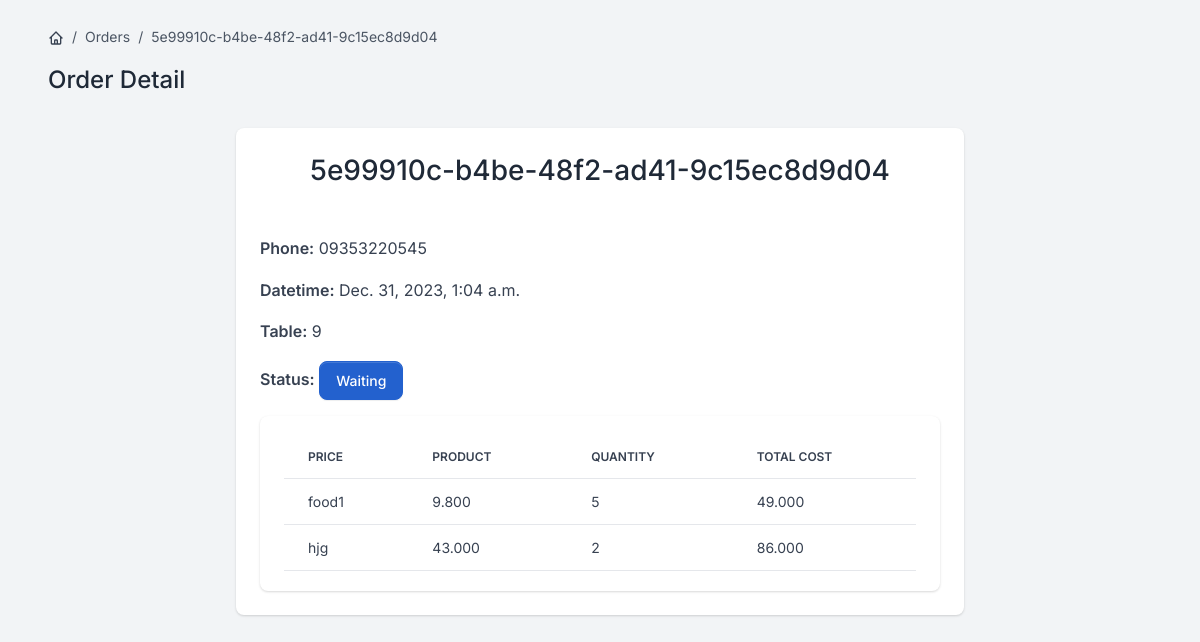
Screenshot of /orders/order/5e99910c-b4be-48f2-ad41-9c15ec8d9d04/ with the database file from the repository.
### order/models.py (models this page shows, shortened)
class Order(BaseModel):
    status_fields = [("W", "Waiting"),
                     ("C", "Canceled"),
                     ("P", "Preparation"),
                     ("T", "Transmission"),
                     ("F", "Finished")]
    customer_phone = models.CharField(max_length=100, blank=True, null=True)
    id = models.UUIDField(primary_key=True, default=uuid.uuid4)
    status = models.CharField(max_length=1, choices=status_fields, default='W')
    table = models.ForeignKey(Table, on_delete=models.SET_NULL, null=True, related_name='orders')
    class Meta:
        ordering = ['-created_at']
        indexes = [
            models.Index(fields=['-created_at']),
        ]

class OrderItem(BaseModel):
    order = models.ForeignKey(Order, on_delete=models.PROTECT, related_name='items')
    product = models.ForeignKey(Food, on_delete=models.PROTECT)
    price = models.DecimalField(max_digits=10, decimal_places=3)
    quantity = models.PositiveIntegerField(default=1)
    def get_cost(self):
        return self.price * self.quantity

### tables/models.py (models this page shows)
class Table(BaseModel):
    status_fields = [("R", "Reserved"), ("E", "Empty"), ("F", "Full"), ("T", "TakeAway")]
    number = models.PositiveIntegerField()
    status = models.CharField(max_length=1, choices=status_fields, default='E')
    def __str__(self) -> str:
        return f'{self.number}'

### foodmenu/models.py (models this page shows, shortened)
class Food(BaseModel):
    name = models.CharField(max_length=100)
    price = models.DecimalField(max_digits=10, decimal_places=2)
    availability = models.BooleanField(default=True)
    off = models.PositiveSmallIntegerField(default=0)
    category = models.ForeignKey('Category', on_delete=models.PROTECT)

### order/views.py (the view)
# urls.py: path('order/<uuid:pk>/', views.OrderDetailView.as_view(), name='order-detail')
class OrderDetailView(SingleObjectMixin, View):
    template_name = 'Order_DetailView.html'
    def get(self, request, pk):
        order = get_object_or_404(Order.objects.prefetch_related('items'), pk=pk)
        return render(request, self.template_name, {'order': order})

### core/models.py (called while the page is built)
    def get_queryset(self):
        return super().get_queryset().filter(deleted_at__isnull=True)

### templates/Order_DetailView.html (shortened to what this page needs)
{% extends 'base.html' %}
{% block content %}
<div class="d-flex justify-content-between flex-wrap flex-md-nowrap align-items-center py-4 mx-5">
      <div class="d-block mb-4 mb-md-0">
          <nav aria-label="breadcrumb" class="d-none d-md-inline-block">
              <ol class="breadcrumb breadcrumb-dark breadcrumb-transparent">
                  <li class="breadcrumb-item">
                      <a href="{% url 'core:home' %}">
                      </a>
                  </li>
                  <li class="breadcrumb-item active" aria-current="page">Orders</li>
                  <li class="breadcrumb-item active" aria-current="page">{{ order.id }}</li>
              </ol>
          </nav>
          <h2 class="h4">Order Detail</h2>
      </div>
  </div>
    <div class="row justify-content-center form-bg-image px-10 m-0" >
                    <div class="col-12 d-flex align-items-center justify-content-center m-0">
                        <div class="bg-white shadow border-0 rounded border-light m-0 p-4 w-100">
                            <div class="text-center text-md-center mb-4 mt-md-0">
                                <h1 class="mb-0 h3">
                                    {{ order.id }}<br>
                                </h1>
                                <br />
                            </div>
                           <p><b>Phone:</b> {{ order.customer_phone }}<br></p>
                           <p><b>Datetime:</b> {{ order.created_at }}<br></p>
                           <p><b>Table:</b> {{ order.table }}<br></p>
                        <p><b>Status:</b>
                            {% if order.status == "F" %}
                                <td><span class="text-white btn btn-success">{{ order.get_status_display }}</span></td>
                            {% elif order.status == "C" %}
                                <td><span class="text-white btn btn-danger">{{ order.get_status_display }}</span></td>
                            {% elif order.status == "P" %}
                                <td><span class="text-white btn btn-tertiary">{{ order.get_status_display }}</span></td>
                            {% elif order.status == "T" %}
                                <td><span class="text-white btn btn-gray-700">{{ order.get_status_display }}</span></td>
                            {% elif order.status == "W" %}
                                <td><span class="text-white btn btn-info">{{ order.get_status_display }}</span></td>
                            {% endif %} </p>
                        <div class="card card-body border-0 shadow table-wrapper table-responsive">
                          <table class="table w-100 table-hover">
    <thead>
      <tr>
        <th class="border-gray-200" >Price</th>
        <th class="border-gray-200" >Product</th>
        <th class="border-gray-200" >Quantity</th>
        <th class="border-gray-200" >Total Cost</th>
      </tr>
    </thead>
    <tbody>
     {% for item in order.items.all %}
                            <tr>
                                <td>{{ item.product.name }}</td>
                                <td>{{ item.price }}</td>
                                <td>{{ item.quantity }}</td>
                                <td>{{ item.get_cost }}</td>
                            </tr>
                          {% endfor %}
    </tbody>
  </table>
                    </div>
                    </div>
                    </div>
                </div>
{% endblock %}

### rows the page displays
Order: id "5e99910c-b4be-48f2-ad41-9c15ec8d9d04", customer_phone "09353220545", created_at "Dec. 31, 2023, 1:04 a.m.", table "9", status "Waiting"
OrderItem: product.name "food1", price "9.800", quantity "5", get_cost "49.000"
OrderItem: product.name "hjg", price "43.000", quantity "2", get_cost "86.000"
